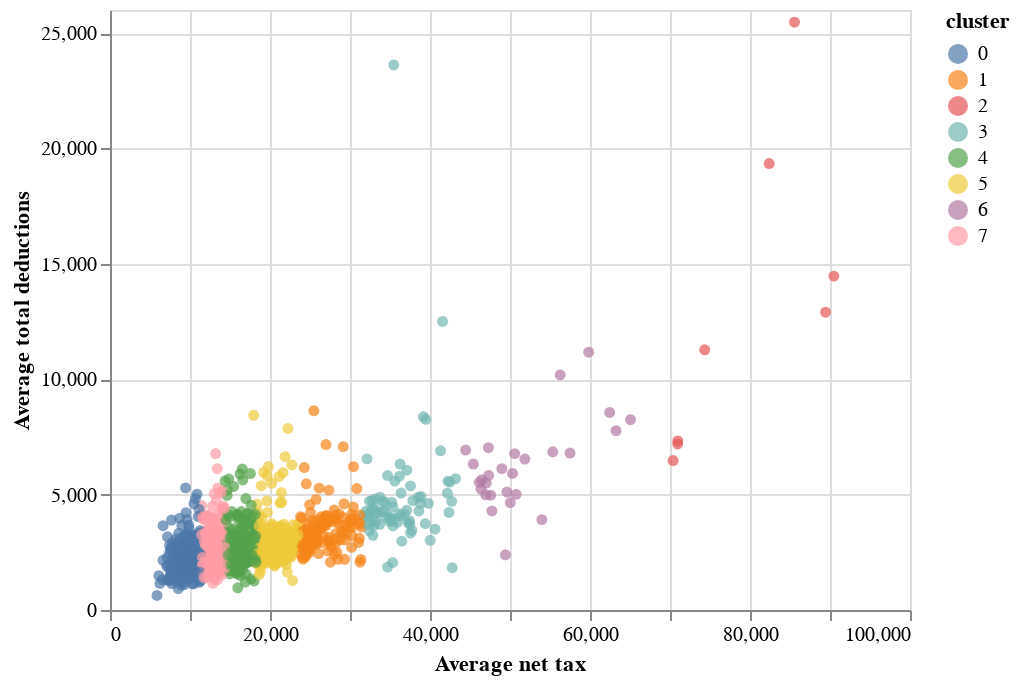

The cell this chart's notebook holds for it:
### Code cell
scatter_plot.encode(x='Average net tax', y='Average total deductions', color='cluster:N')

### Figure 1 — Vega-Lite specification as saved in the notebook (floating-point values rounded to 4 significant figures; data arrays with more than 128 entries replaced by an {"elided": "..."} marker saying what was removed)
{"config": {"view": {"continuousWidth": 400, "continuousHeight": 300}}, "data": {"name": "data-50a56e738936ae4c10cdbd8ce869d57e"}, "mark": "circle", "encoding": {"color": {"field": "cluster", "type": "nominal"}, "x": {"field": "Average net tax", "type": "quantitative"}, "y": {"field": "Average total deductions", "type": "quantitative"}}, "$schema": "https://vega.github.io/schema/vega-lite/v4.17.0.json", "datasets": {"data-50a56e738936ae4c10cdbd8ce869d57e": {"elided": "2473 records"}}}
